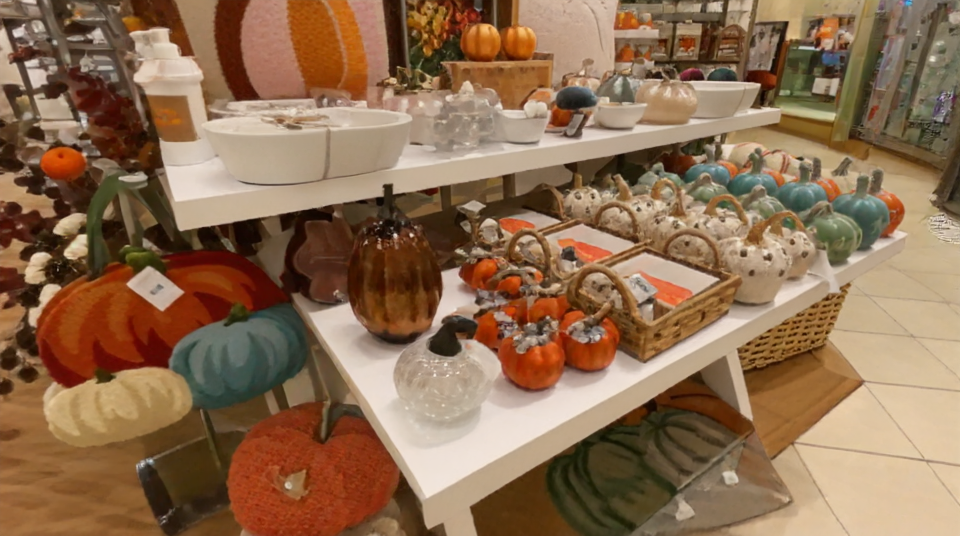
#> input picture example_output.png, 960 x 536 px; its folder holds only this picture in this run
$ python process_fisheye.py ../..   (older library calls are emulated)
#> lines starting #> are read from the running program, lines starting #| are printed output that depends on the picture
#!/usr/bin/env python3
"""
鱼眼图像去畸变处理脚本
功能: 将鱼眼图像转换为普通图像
"""

import cv2
import numpy as np
import os
from pathlib import Path
from typing import Optional, Tuple
import argparse


# [27 lines left out: function estimate_fisheye_params, not called in this run]


def undistort_fisheye_image(
    img: np.ndarray,
    K: Optional[np.ndarray] = None,
    D: Optional[np.ndarray] = None,
    balance: float = 0.0,
    crop: bool = True
) -> np.ndarray:
    """
    对单张鱼眼图像进行去畸变处理

    Args:
        img: 输入的鱼眼图像
        K: 相机内参矩阵 (3x3), 如果为None则自动估算
        D: 畸变系数 (4x1), 如果为None则自动估算
        balance: 平衡参数 (0.0-1.0), 0保留所有像素,1最大化视野
        crop: 是否裁剪黑边

    Returns:
        去畸变后的图像
    """
    h, w = img.shape[:2]

    # 如果没有提供相机参数,则估算
    if K is None or D is None:
        K, D = estimate_fisheye_params((h, w))

    # 计算新的相机矩阵
    new_K = cv2.fisheye.estimateNewCameraMatrixForUndistortRectify(
        K, D, (w, h), np.eye(3), balance=balance
    )

    # 计算映射表
    map1, map2 = cv2.fisheye.initUndistortRectifyMap(
        K, D, np.eye(3), new_K, (w, h), cv2.CV_16SC2
    )

    # 应用去畸变
    undistorted = cv2.remap(
        img, map1, map2,
        interpolation=cv2.INTER_LINEAR,
        borderMode=cv2.BORDER_CONSTANT
    )

    # 可选: 裁剪黑边
    if crop:
        # 找到有效区域
        gray = cv2.cvtColor(undistorted, cv2.COLOR_BGR2GRAY) if len(undistorted.shape) == 3 else undistorted
        _, thresh = cv2.threshold(gray, 1, 255, cv2.THRESH_BINARY)
        contours, _ = cv2.findContours(thresh, cv2.RETR_EXTERNAL, cv2.CHAIN_APPROX_SIMPLE)

        if contours:
            x, y, w_crop, h_crop = cv2.boundingRect(contours[0])
            # 添加一些边距以避免过度裁剪
            margin = 5
            x = max(0, x - margin)
            y = max(0, y - margin)
            w_crop = min(w - x, w_crop + 2 * margin)
            h_crop = min(h - y, h_crop + 2 * margin)
            undistorted = undistorted[y:y+h_crop, x:x+w_crop]

    return undistorted


def process_fisheye_images(
    input_dir: str,
    output_subdir: str = "undistorted",
    K: Optional[np.ndarray] = None,
    D: Optional[np.ndarray] = None,
    balance: float = 0.0,
    crop: bool = True,
    image_extensions: Tuple[str, ...] = ('.jpg', '.jpeg', '.png', '.bmp', '.tiff')
) -> None:
    """
    批量处理目录下的鱼眼图像

    Args:
        input_dir: 输入图像目录的绝对路径
        output_subdir: 输出子目录名称,将在input_dir下创建
        K: 相机内参矩阵,为None时自动估算
        D: 畸变系数,为None时自动估算
        balance: 平衡参数 (0.0-1.0)
        crop: 是否裁剪黑边
        image_extensions: 要处理的图像文件扩展名
    """
    input_path = Path(input_dir)

    if not input_path.exists():
        raise ValueError(f"输入目录不存在: {input_dir}")

    # 创建输出目录
    output_path = input_path / output_subdir
    output_path.mkdir(exist_ok=True)

    print(f"输入目录: {input_path}")
    print(f"输出目录: {output_path}")
    print(f"处理参数: balance={balance}, crop={crop}")
    print("-" * 60)

    # 获取所有图像文件
    image_files = []
    for ext in image_extensions:
        image_files.extend(list(input_path.glob(f"*{ext}")))
        image_files.extend(list(input_path.glob(f"*{ext.upper()}")))

    if not image_files:
        print(f"在 {input_dir} 中未找到图像文件")
        return

    print(f"找到 {len(image_files)} 张图像")

    # 处理每张图像
    success_count = 0
    for i, img_file in enumerate(image_files, 1):
        try:
            print(f"[{i}/{len(image_files)}] 处理: {img_file.name} ... ", end="", flush=True)

            # 读取图像
            img = cv2.imread(str(img_file))
            if img is None:
                print(f"失败 (无法读取)")
                continue

            # 去畸变
            undistorted = undistort_fisheye_image(img, K, D, balance, crop)

            # 保存
            output_file = output_path / img_file.name
            cv2.imwrite(str(output_file), undistorted)

            print(f"完成 (原始: {img.shape[1]}x{img.shape[0]} -> 处理后: {undistorted.shape[1]}x{undistorted.shape[0]})")
            success_count += 1

        except Exception as e:
            print(f"失败 ({str(e)})")

    print("-" * 60)
    print(f"处理完成! 成功: {success_count}/{len(image_files)}")
    print(f"输出目录: {output_path}")


def process_fisheye_images_with_custom_params(
    input_dir: str,
    output_subdir: str = "undistorted",
    fx: Optional[float] = None,
    fy: Optional[float] = None,
    cx: Optional[float] = None,
    cy: Optional[float] = None,
    k1: float = -0.3,
    k2: float = 0.1,
    k3: float = 0.0,
    k4: float = 0.0,
    balance: float = 0.0,
    crop: bool = True
) -> None:
    """
    使用自定义相机参数批量处理鱼眼图像

    Args:
        input_dir: 输入图像目录
        output_subdir: 输出子目录名称
        fx, fy: 焦距参数
        cx, cy: 主点坐标
        k1, k2, k3, k4: 畸变系数
        balance: 平衡参数
        crop: 是否裁剪黑边
    """
#> called with input_dir = '../..', output_subdir = 'undistorted', k1 = -0.3, k2 = 0.1, k3 = 0, k4 = 0, balance = 0, crop = True
    # 读取一张图像以获取尺寸
    input_path = Path(input_dir)
    sample_images = list(input_path.glob("*.jpg")) + list(input_path.glob("*.png"))

    if not sample_images:
        raise ValueError(f"目录中没有图像文件: {input_dir}")

    sample_img = cv2.imread(str(sample_images[0]))
#> sample_img is the input picture: shape (536, 960, 3); mean B, G, R 81.5, 109.7, 141.8
    h, w = sample_img.shape[:2]
#> h = 536; w = 960

    # 构建相机参数
    if fx is None:
        fx = w * 0.8
#> fx = 768
    if fy is None:
        fy = fx
#> fy = 768
    if cx is None:
        cx = w / 2
#> cx = 480
    if cy is None:
        cy = h / 2
#> cy = 268

    K = np.array([[fx, 0, cx],
                  [0, fy, cy],
                  [0, 0, 1]], dtype=np.float64)

    D = np.array([[k1], [k2], [k3], [k4]], dtype=np.float64)

    print(f"相机内参矩阵 K:")
    print(K)
#| [[768.   0. 480.]
#|  [  0. 768. 268.]
#|  [  0.   0.   1.]]
    print(f"\n畸变系数 D: {D.flatten()}")
    print()

    # 调用主处理函数
    process_fisheye_images(input_dir, output_subdir, K, D, balance, crop)
#> in undistort_fisheye_image, `undistorted = cv2.remap( img, map1, map2, interpolation=cv2.INTER_LINE..`:
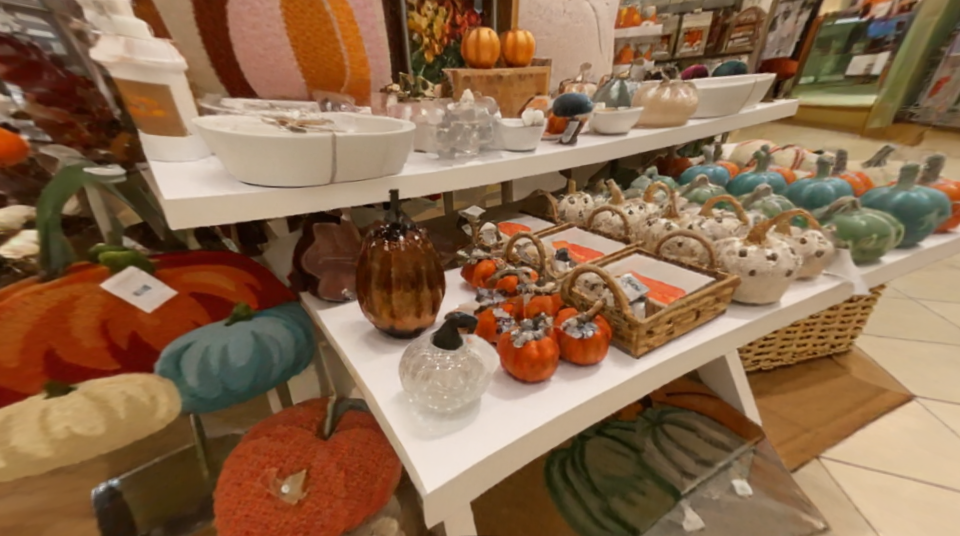
#> undistorted: shape (536, 960, 3); mean B, G, R 78.5, 107, 139.4
#> in undistort_fisheye_image, `gray = cv2.cvtColor(undistorted, cv2.COLOR_BGR2GRAY) if len(undistorte..`:
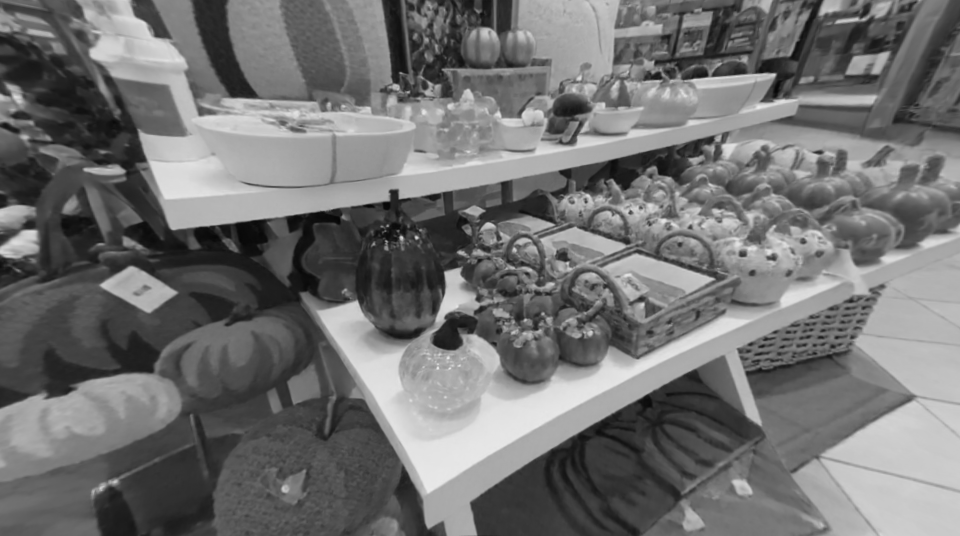
#> gray: shape (536, 960); min 6, max 236, mean 113.4
#> in undistort_fisheye_image, `_, thresh = cv2.threshold(gray, 1, 255, cv2.THRESH_BINARY)`: thresh: shape (536, 960); every value is 255
#> in undistort_fisheye_image, `contours, _ = cv2.findContours(thresh, cv2.RETR_EXTERNAL, cv2.CHAIN_AP..`: contours = [[[0, 0], [0, 535], [959, 535], [959, 0]]]
#> in undistort_fisheye_image, `x, y, w_crop, h_crop = cv2.boundingRect(contours[0])`: x = 0; w_crop = 960; h_crop = 536
#| 完成 (原始: 960x536 -> 处理后: 960x536)


# [108 lines left out: functions process_scene_cameras_fisheye, get_processed_image_path, not called in this run]


def main():
    parser = argparse.ArgumentParser(
        description="鱼眼图像去畸变处理工具",
        formatter_class=argparse.RawDescriptionHelpFormatter,
        epilog="""
使用示例:
  # 基本使用 (自动估算参数)
  python fisheye_undistort.py /path/to/images

  # 指定输出目录名称
  python fisheye_undistort.py /path/to/images --output rectified

  # 调整balance参数以保留更多视野
  python fisheye_undistort.py /path/to/images --balance 0.5

  # 不裁剪黑边
  python fisheye_undistort.py /path/to/images --no-crop

  # 使用自定义畸变参数
  python fisheye_undistort.py /path/to/images --k1 -0.4 --k2 0.15
        """
    )

    parser.add_argument(
        'input_dir',
        type=str,
        help='包含鱼眼图像的输入目录绝对路径'
    )

    parser.add_argument(
        '--output', '-o',
        type=str,
        default='undistorted',
        help='输出子目录名称 (默认: undistorted)'
    )

    parser.add_argument(
        '--balance', '-b',
        type=float,
        default=0.0,
        help='平衡参数 0.0-1.0, 0保留所有像素, 1最大化视野 (默认: 0.0)'
    )

    parser.add_argument(
        '--no-crop',
        action='store_true',
        help='不裁剪黑边'
    )

    parser.add_argument(
        '--k1',
        type=float,
        default=-0.3,
        help='畸变系数k1 (默认: -0.3)'
    )

    parser.add_argument(
        '--k2',
        type=float,
        default=0.1,
        help='畸变系数k2 (默认: 0.1)'
    )

    parser.add_argument(
        '--k3',
        type=float,
        default=0.0,
        help='畸变系数k3 (默认: 0.0)'
    )

    parser.add_argument(
        '--k4',
        type=float,
        default=0.0,
        help='畸变系数k4 (默认: 0.0)'
    )

    args = parser.parse_args()

    try:
        process_fisheye_images_with_custom_params(
            input_dir=args.input_dir,
            output_subdir=args.output,
            k1=args.k1,
            k2=args.k2,
            k3=args.k3,
            k4=args.k4,
            balance=args.balance,
            crop=not args.no_crop
        )
    except Exception as e:
        print(f"错误: {e}")
        return 1

    return 0


if __name__ == "__main__":
    exit(main())
#> (the program exits here)
